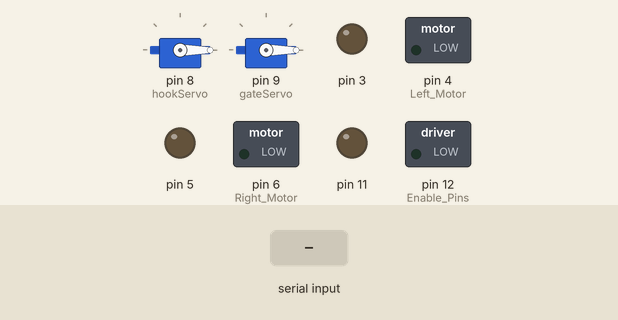
The sketch below on a simulated Arduino Uno, built with avr-gcc and run on an emulated ATmega328P. Parts: 2 × servo, switched loads named in the sketch (green lamp = pin HIGH), output pins drawn as LEDs (lit = HIGH). The test bench sets the inputs (shaded band).

Above: at 1.2 s.
1.3 s: "E" received over Serial
At 2.3 s:
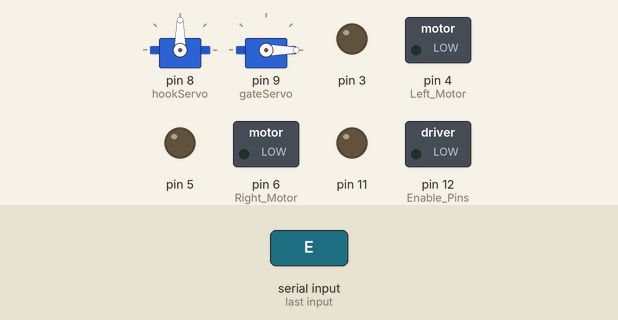
2.8 s: "F" received over Serial
At 3.5 s:
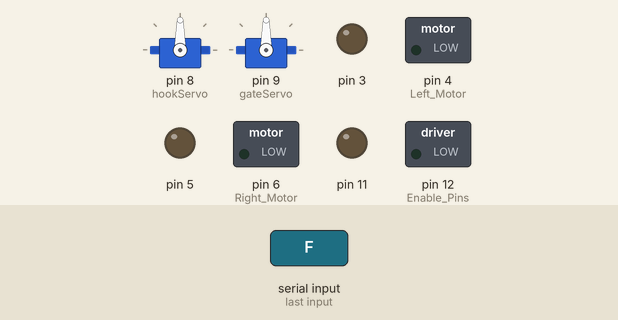
4.3 s: "V90\n" received over Serial
At 4.7 s:
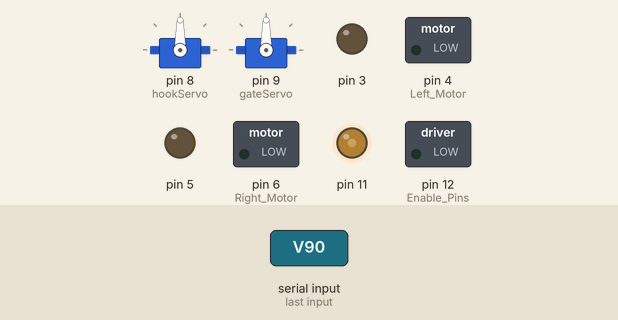
5.8 s: "V,45\n" received over Serial
At 7.0 s:
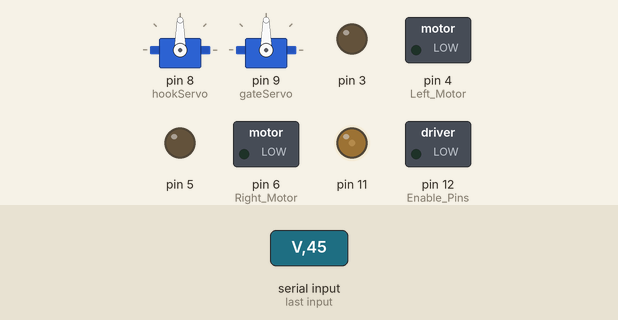
7.3 s: "E" received over Serial
At 8.1 s:
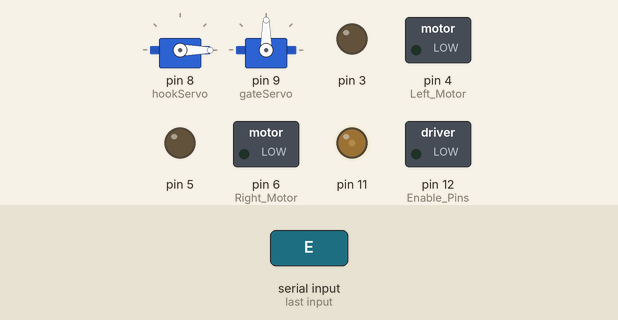
8.8 s: "V" received over Serial
At 11.2 s:
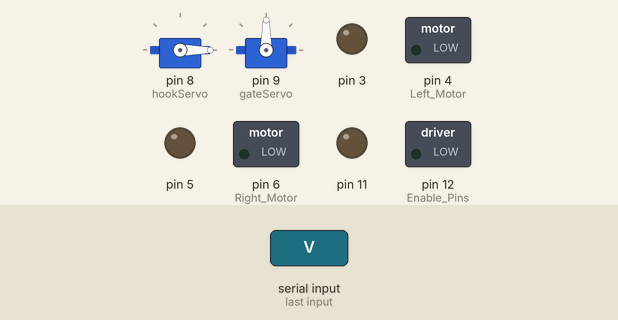
Timing chart, 0 to 12.3 s (numbered marks = the images above; inputs shaded):
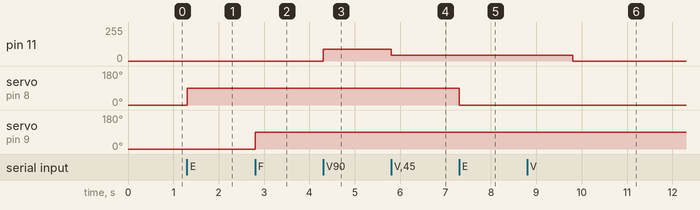

Measured:
- after the input at 1.3 s, servo on pin 8 (hookServo): 0° → 90° at once
- after the input at 2.8 s, servo on pin 9 (gateServo): 0° → 90° at once
- after the input at 4.3 s, pin 11: 0/255 → 90/255 at once
- after the input at 5.8 s, pin 11: 90/255 → 45/255 at once
- after the input at 7.3 s, servo on pin 8 (hookServo): 90° → 0° at once
- after the input at 8.8 s, pin 11: 45/255 → 0/255 after 1.0 s

The sketch:

robot_control.ino
```cpp
#include <Servo.h>

Servo hookServo;      // Servo 1: Ball Collection Hook
Servo gateServo;      // Servo 2: Storage Release Gate

bool hookActive = false;
bool gateActive = false;

int pad1_y = 511;     // Forward/Backward
int pad2_x = 511;     // Left/Right
int slider_value = 0; // PWM Speed

void setup() {
  Serial.begin(9600);

  // Motor Pins
  pinMode(3, OUTPUT); pinMode(4, OUTPUT); // Left Motor
  pinMode(5, OUTPUT); pinMode(6, OUTPUT); // Right Motor
  pinMode(11, OUTPUT); pinMode(12, OUTPUT); // Enable Pins (PWM)

  hookServo.attach(8);
  gateServo.attach(9);
  hookServo.write(0);
  gateServo.write(0);
}

void loop() {
  if (Serial.available()) {
    char data_in = Serial.read();

    if (data_in == 'V') slider_value = Serial.parseInt();

    // Pad 1: Movement (Vertical Axis)
    if (data_in == 'A') {
      while (true) {
        if (Serial.available()) {
          data_in = Serial.read();
          if (data_in == 'Y') pad1_y = Serial.parseInt();
          if (data_in == 'B') break;
        }
      }
    }

    // Pad 2: Steering (Horizontal Axis)
    if (data_in == 'C') {
      while (true) {
        if (Serial.available()) {
          data_in = Serial.read();
          if (data_in == 'X') pad2_x = Serial.parseInt();
          if (data_in == 'D') break;
        }
      }
    }

    // Manual Servo Control (As described in README)
    if (data_in == 'E') {
      hookActive = !hookActive;
      hookServo.write(hookActive ? 90 : 0);
    }
    if (data_in == 'F') {
      gateActive = !gateActive;
      gateServo.write(gateActive ? 90 : 0);
    }
  }

  // --- Differential Drive Logic ---
  if (pad1_y < 511) {      // Forward
    moveRobot(1, 0, 0, 1);
    if (pad2_x < 511) moveRobot(1, 0, 0, 0); // Left
    if (pad2_x > 511) moveRobot(0, 0, 0, 1); // Right
  }
  else if (pad1_y > 511) { // Backward
    moveRobot(0, 1, 1, 0);
    if (pad2_x < 511) moveRobot(0, 1, 0, 0); // Left
    if (pad2_x > 511) moveRobot(0, 0, 1, 0); // Right
  }
  else {                   // Stop
    moveRobot(0, 0, 0, 0);
  }

  analogWrite(11, slider_value);
  analogWrite(12, slider_value);
}

// Helper function to clean up the code
void moveRobot(int p3, int p4, int p5, int p6) {
  digitalWrite(3, p3); digitalWrite(4, p4);
  digitalWrite(5, p5); digitalWrite(6, p6);
}
```
